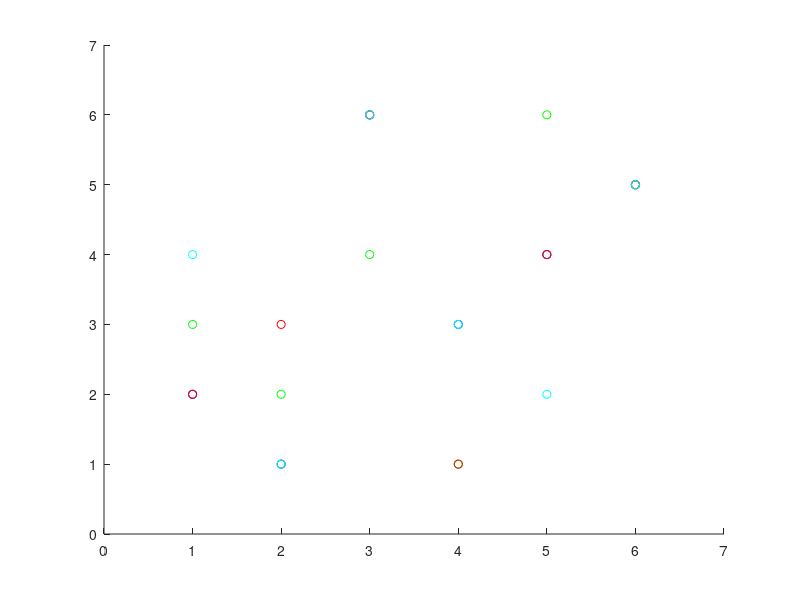

Here is the MATLAB script that generated this plot:
% Test van randomheid

%initialisatie
d = [2,1,6,3,4,5];
j = [4,1,6,3,2,5];
p = [2,3,6,1,4,5];
r = [3,2,4,1,6,5];

t=1:6;
%% Plot
% Dit is een test
hold on
scatter(t,d,'b');
scatter(t,r,'g');
scatter(t,p,'r');
scatter(t,j,'c');

axis([0 7 0 7]);

